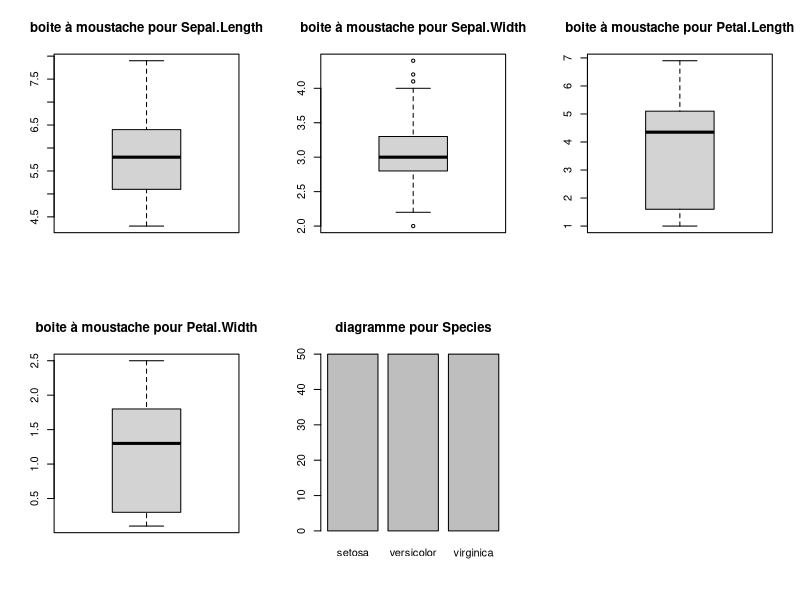

The R script that drew this image: (Note: this script raises an error after producing the figure.)
#TP 4 

#Exercice 1 
salaire_net_cadre = function(salaire_brut = 2500,temps_travail = 1) {
  
  if (!is.numeric(salaire_brut)) {
    return("Erreur :  le salaire brut doit être une valeur numérique")
  }
  
  if (is.numeric(temps_travail) & (temps_travail >= 0) & (temps_travail <= 1)) {
    return("Erreur :  le temps de travail doit être une valeur numérique entre 0 et 1")
  }
  
  salaire_net_avant_impot = salaire_brut * temps_travail
  return(salaire_net_avant_impot) 
}




salaire_net = function(salaire_brut = 2500,temps_travail = 1, statut = "cadre"){
  
  if (!is.numeric(salaire_brut)) {
    return("Erreur :  le salaire brut doit être une valeur numérique")
  }
  
  if (!is.numeric(temps_travail) & (temps_travail >= 0) & (temps_travail <= 1)) {
    return("Erreur :  le temps de travail doit être une valeur numérique entre 0 et 1")
  }
  
  if (!statut == "cadre" & !statut == "non-cadre"){
    return("Erreur : le statut doit etre cadre ou non-cadre")
    
  }
  if(statut =="cadre"){
    salaire_net_avant_impots = salaire_brut * temps_travail * 0.75
    }else {
      salaire_net_avant_impots = salaire_brut * temps_travail * 0.78
    }

  if (salaire_net_avant_impots <= 1591) {
    salaire_net_apres_impots = salaire_net_avant_impots
  } else if(salaire_net_avant_impots <= 2006){
    salaire_net_apres_impots = salaire_net_avant_impots * 0.971
  } else if (salaire_net_avant_impots <= 3476){
    salaire_net_apres_impots = salaire_net_avant_impots * 0.901
  } else if(salaire_net_avant_impots <= 8557){
    salaire_net_apres_impots = salaire_net_avant_impots * 0.8
  } else if (salaire_net_avant_impots > 8557){
    salaire_net_apres_impots = salaire_net_avant_impots * 0.57
  }

    
  
  return(salaire_net_apres_impots) 
}

salaire_net(salaire_brut = 100000, temps_travail = 0.8)

#Exercice 2 

fin = 0 
for(i in c(1,2,3,4,5)){
  fin = fin + i
  print(fin)
}

i = 0
resulat = 0 
while(i < 50){
  resulat =resulat + i 
  i = i + 1
  print(resulat)
}

View(iris)

for(i in colnames(iris)){
  type = class(iris[,i])
  print(type)
}

i = 1 

while(i <= ncol(iris)){
  type = class(iris[, i])
  i = i + 1 
  print(type)
}

#Exercice 3 

for(i in 1:5){ #boucle 5 fois
  nb_u = readline(prompt = "donnez moi un nombre")
  nb_u = as.numeric(nb_u)
  
  carre = nb_u ^ 2
  print(carre)
  }

dossier = "chemin"

fichiers = list.files(path = dossier, full.names = TRUE)

for(i in fichiers) {
  information = file.info(fichier)
  taille = information$size
  print(taille)
}


colonne = colnames(iris)
par(mfrow = c(2, 3))

for(i in colnames(iris)){ #Que le colnames qui marche
  if(is.numeric(iris[, i])){
    boxplot(iris[, i], main = paste("boite à moustache pour", i))
  } else {
    barplot(table(iris[,i]), main = paste("diagramme pour", i))
  }
  
}

# Boucle while pour jouer au shifumi jusqu'à ce que l'utilisateur décide d'arrêter
continuer <- TRUE
while (continuer) {
  # Appeler la fonction shifumi et afficher le résultat
  resultat <- shifumi()
  cat("Résultat du jeu :", resultat, "\n")
  
  # Demander à l'utilisateur s'il souhaite continuer
  reponse <- readline(prompt = "Voulez-vous continuer à jouer ? (oui/non) : ")
  
  # Vérifier la réponse de l'utilisateur
  if (tolower(reponse) == "non") {
    print("Arrêt du jeu.")
    continuer <- FALSE  # Mettre fin à la boucle
  }
}

# Fonction pour le jeu du juste prix
juste_prix <- function() {
  # Génération d'un nombre aléatoire entre 1 et 100
  nombre_a_deviner <- sample(1:100, 1)
  
  # Initialisation de la réponse de l'utilisateur
  reponse <- -1
  
  # Boucle tant que l'utilisateur n'a pas trouvé le bon nombre
  while (reponse != nombre_a_deviner) {
    # Demande à l'utilisateur de saisir un nombre
    reponse <- as.integer(readline(prompt = "Devinez le nombre : "))
    
    # Vérifie si le nombre est trop grand, trop petit ou correct
    if (reponse < nombre_a_deviner) {
      cat("C'est plus !\n")
    } else if (reponse > nombre_a_deviner) {
      cat("C'est moins !\n")
    } else {
      cat("Bravo, vous avez trouvé le juste prix !\n")
    }
  }
}

# Appel de la fonction juste_prix pour commencer le jeu
juste_prix()


